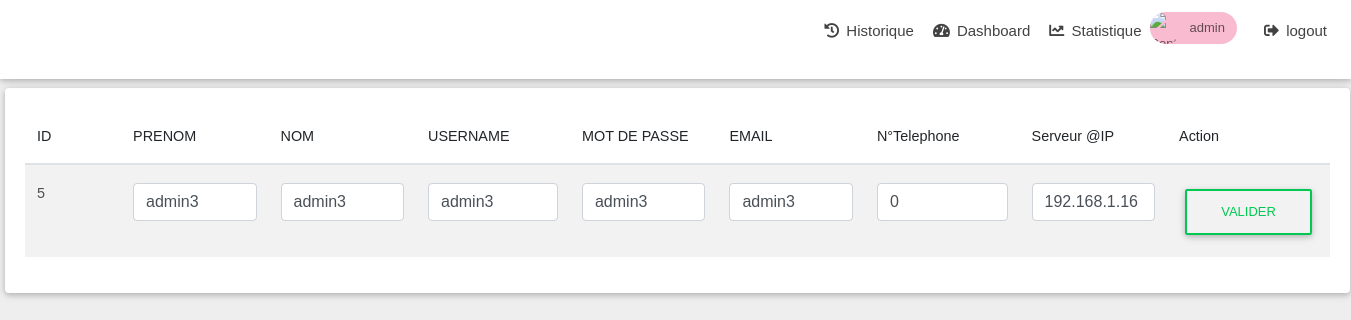
The app's page /manage/info.php?ID=5 (signed in) with its own data.
### tables this page shows
CREATE TABLE `users` (
  `id` int(11) NOT NULL,
  `firstname` varchar(30) NOT NULL,
  `lastname` varchar(30) NOT NULL,
  `username` varchar(30) NOT NULL,
  `password` varchar(30) NOT NULL,
  `email` varchar(30) NOT NULL,
  `numtel` int(10) DEFAULT NULL,
  `serveurIP` varchar(12) DEFAULT NULL,
  `issu` int(1) NOT NULL DEFAULT '0'
);

### manage/info.php (the view, shortened to what this page needs)
        <?php
        $servername = "127.0.0.1";
        $username = "root";
        $password = "";
        $dbname = "syslogng";
        $conn = new mysqli($servername, $username, $password, $dbname);
        $row_name = $_GET['ID'];
        $sql = "SELECT * FROM users where id=$row_name";
        $result = $conn->query($sql);
        $row = $result->fetch_assoc();
        $ID = $row["id"];
        $PRENOM = $row["firstname"];
        $NOM = $row["lastname"];
        $USERNAME = $row["username"];
        $MOTDEPASSE = $row["password"];
        $EMAIL = $row["email"];
        $NTelephone = $row["numtel"];
        $ServeurIp = $row["serveurIP"];
?>
<!DOCTYPE html>
<html lang="en">
<head>
  <link rel="stylesheet" href="https://use.fontawesome.com/releases/v5.8.1/css/all.css">
  <link rel="stylesheet" href="css/bootstrap.min.css">
  <link rel="stylesheet" href="css/mdb.min.css">
  <link rel="stylesheet" type="text/css" href="css/addons/datatables.min.css">
  <link rel="stylesheet" href="css/addons/datatables-select.min.css">
    <link href="../assets/font.css" rel="stylesheet">
</head>
<body class="fixed-sn white-skin">
  <header>
    <nav class="navbar fixed-top navbar-expand-lg scrolling-navbar double-nav">
      <ul class="nav navbar-nav nav-flex-icons ml-auto">
        <li class="nav-item">
          <a class="nav-link waves-effect" href="loguser.php">
           <i class="fas fa-history"></i>
            <span class="clearfix d-none d-sm-inline-block">Historique</span></a>
        </li>
        <li class="nav-item">
          <a class="nav-link waves-effect" href="../dashboard.php">
            <i class="fas fa-tachometer-alt"></i>
            <span class="clearfix d-none d-sm-inline-block">Dashboard</span></a>
        </li>
        <li class="nav-item">
          <a class="nav-link waves-effect" href="../chart.php">
           <i class="fas fa-chart-line"></i>
            <span class="clearfix d-none d-sm-inline-block">Statistique</span></a>
        </li>
        <li class="nav-item">
          <a href="index.php">
        <div class="chip pink lighten-4 waves-effect waves-effect">
          <img src="https://mdbootstrap.com/img/Photos/Avatars/avatar-6.jpg" alt="Contact Person"><?php echo $_SESSION['username']; ?>
            </div></a>
        </li>
                        <li class="nav-item">
          <a class="nav-link waves-effect" href="../logout.php">
        <i class="fas fa-sign-out-alt"></i>
           <span class="clearfix d-none d-sm-inline-block">logout</span></a>
        </li>
      </ul>
    </nav>
  </header>
  <main>
    <div class="container" style="width:1550PX;     margin-left: -102px;
">
      <section>
          <div class="card" style="    width: 1345px;
    margin-left: 11px;">
            <div class="card-body">
              <table id="dt-material" class="table table-striped" cellspacing="0" width="100%">
                <thead>
                  <tr>
                    <th class="th-sm">ID
                    </th>
                    <th class="th-sm">PRENOM
                    </th>
                    <th class="th-sm">NOM
                    </th>
                    <th class="th-sm">USERNAME
                    </th>
                    <th class="th-sm">MOT DE PASSE
                    </th>
                    <th class="th-sm">EMAIL
                    </th>
                    <th class="th-sm">N°Telephone
                    </th>
                    <th class="th-sm">Serveur @IP
                    </th>
                    <th class="th-sm">Action
                    </th>
                  </tr>
                </thead>
                <tbody class="col-md-3">
                <tr>
                    <form action="update.php?ID=<?php echo $ID; ?>" method="POST">
                    <td><?php echo $ID; ?></td>
                    <td><input type="text" class="form-control" name="PRENOM" value="<?php echo $PRENOM; ?>"></td>
                    <td><input type="text" class="form-control" name="NOM" value="<?php echo $NOM; ?>"></td>
                    <td><input type="text" class="form-control" name="USERNAME" value="<?php echo $USERNAME; ?>"></td>
                    <td><input type="text" class="form-control" name="MOTDEPASSE" value="<?php echo $MOTDEPASSE; ?>"></td>
                    <td><input type="text" class="form-control" name="EMAIL" value="<?php echo $EMAIL; ?>"></td>
                    <td><input type="text" class="form-control" name="NTelephone" value="<?php echo $NTelephone; ?>"></td>
<td><input type="text" class="form-control" name="ServeurIp" value="<?php echo $ServeurIp; ?>"></td>
                    <td>
                    <button type="submit" class="btn btn-outline-success waves-effect">valider</button>
                  </td>
                  </tr>
              </tbody>
              </table>
            </div>
          </div>
        </div>
  </main>
</body>
</html>

### manage/info.php (style rules this page uses)
body { font-family: 'Montserrat', sans-serif; }

### records on screen
users: id "5", PRENOM "admin3", NOM "admin3", USERNAME "admin3", MOTDEPASSE "admin3", EMAIL "admin3", NTelephone "0", ServeurIp "192.168.1.16"

### other values on screen
$_SESSION['username'] "admin"
